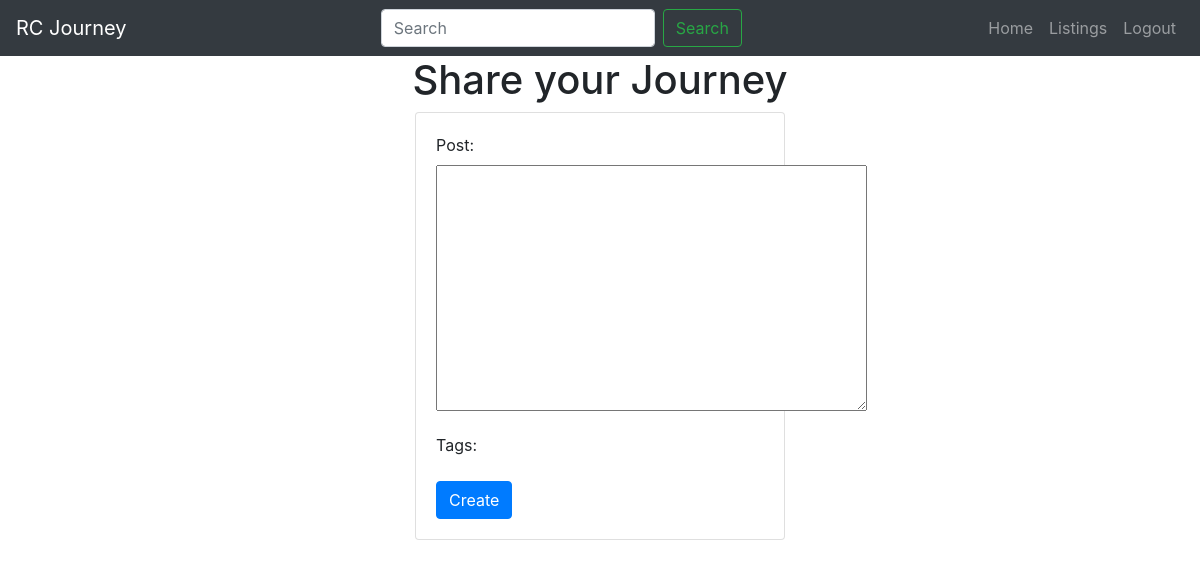
Page /forum/ (signed in) on the earlier database version.
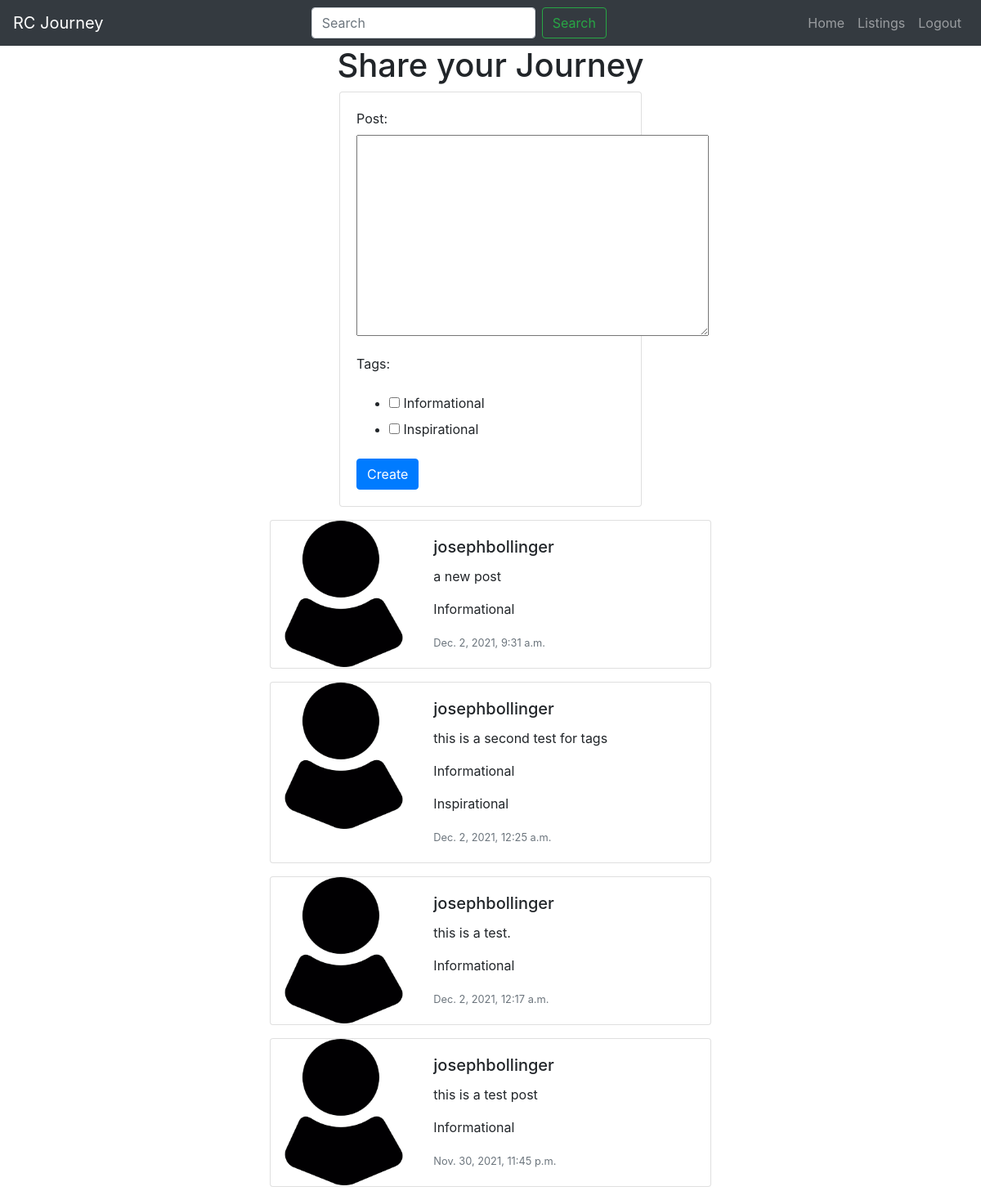
Same page on the later database version.
### rcapp/models.py (models this page shows)
class Post(models.Model):
    post_id = models.AutoField(primary_key=True)
    user_id = models.ForeignKey(Profile, on_delete=models.CASCADE)
    post = models.TextField(blank=True, null=True)
    date_created = models.DateTimeField(auto_now=True, null=True,)
    tags = models.ManyToManyField(Tag)

class Profile(models.Model):
    user = models.OneToOneField(User, on_delete=models.CASCADE)
    profile_image = models.ImageField(
        default='profile1.png', null=True, blank=True)
    bio = models.TextField(null=True, blank=True)

class Tag(models.Model):
    tag_id = models.AutoField(primary_key=True)
    name = models.CharField(max_length=255)

### rcapp/views.py (the view, shortened to what this page needs)
# urls.py: path('forum/', views.forum, name='forum'),
@login_required(login_url='landing')
def forum(request):
    if request.method == 'GET':
        form = PostForm()
        posts = Post.objects.all().order_by('-date_created')
        context = {'form': form, 'posts': posts}
        return render(request, 'forum.html', context)

### rcapp/forms.py
class PostForm(forms.Form):
    post = forms.CharField(widget=forms.Textarea, required=True)
    choices = []
    for tag in Tag.objects.all():
        choices.append((tag.tag_id, tag.name))
    tags = forms.MultipleChoiceField(
        widget=forms.CheckboxSelectMultiple, choices=choices, required=True)

### rcapp/templates/forum.html (shortened to what this page needs)
{% load static %}
<!DOCTYPE html>
<html lang="en">
  <head>
    <link
      rel="stylesheet"
      href="https://stackpath.bootstrapcdn.com/bootstrap/4.1.3/css/bootstrap.min.css"
    />
    <link
      rel="stylesheet"
      href="https://use.fontawesome.com/releases/v5.6.1/css/all.css"
    />
    <link rel="stylesheet" href="{% static 'css/forum.css' %}" />
  </head>
  <body>
    <nav class="navbar navbar-expand-lg navbar-dark bg-dark">
      <a class="navbar-brand" href="/">RC Journey</a>
      <form class="form-inline my-2 my-lg-0 ml-auto">
        <input
          class="form-control mr-sm-2"
          type="search"
          placeholder="Search"
          aria-label="Search"
        />
        <button class="btn btn-outline-success my-2 my-sm-0" type="submit">
          Search
        </button>
      </form>
      <ul class="navbar-nav ml-auto">
        <li class="nav-item">
          <a class="nav-link" href="{% url 'dashboard' %}">Home</a>
        </li>
        <li class="nav-item">
          <a class="nav-link" href="{% url 'listings' %}">Listings</a>
        </li>
        <li class="nav-item">
          <a class="nav-link" href="{% url 'logout' %}">Logout</a>
        </li>
      </ul>
    </nav>
    <h1>Share your Journey</h1>
    <div class="col-md-4 mx-auto">
      <div class="card card-body">
        <form method="POST" action="">
          {% csrf_token %} {{form.as_p}}
          <input
            class="btn btn-primary"
            type="submit"
            name="create"
            value="Create"
          />
        </form>
      </div>
    </div>
    {% for post in posts %}
    <div class="card my-3 mx-auto" style="max-width: 540px">
      <div class="row no-gutters">
        <div class="col-md-4">
          <img
            src="{{ post.user_id.profile_image.url }}"
            alt="{{ post.user_id.user.username }}"
            class="card-img"
            alt="..."
          />
        </div>
        <div class="col-md-8">
          <div class="card-body">
            <h5 class="card-title">{{ post.user_id.user.username }}</h5>
            <p class="card-text">{{ post.post }}</p>
            {% for tag in post.tags.all %}
            <p class="card-text">{{ tag.name }}</p>
            {% endfor %}
            <p class="card-text">
              <small class="text-muted">{{ post.date_created }}</small>
            </p>
          </div>
        </div>
      </div>
    </div>
    {% endfor %}
  </body>
</html>

### rcapp/static/css/forum.css (style rules this page uses)
body { background-image: url("../images/landing.jpg"); background-size: cover; }
h1 { text-align: center; }

Differences in the rows shown:
added Post: user_id.profile_image (picture), user_id.user.username "josephbollinger", post "a new post", date_created "Dec. 2, 2021, 9:31 a.m."
added Tag: name "Informational"
added Post: user_id.profile_image (picture), user_id.user.username "josephbollinger", post "this is a second test for tags", date_created "Dec. 2, 2021, 12:25 a.m."
added Tag: name "Inspirational", shown under "josephbollinger"
added Post: user_id.profile_image (picture), user_id.user.username "josephbollinger", post "this is a test.", date_created "Dec. 2, 2021, 12:17 a.m."
added Post: user_id.profile_image (picture), user_id.user.username "josephbollinger", post "this is a test post", date_created "Nov. 30, 2021, 11:45 p.m."
Other differences:
form field tags: (not shown) → "☐ ☐"
text no longer shown: "Post: Tags:"
text now shown: "Post: Tags: Informational Inspirational"
